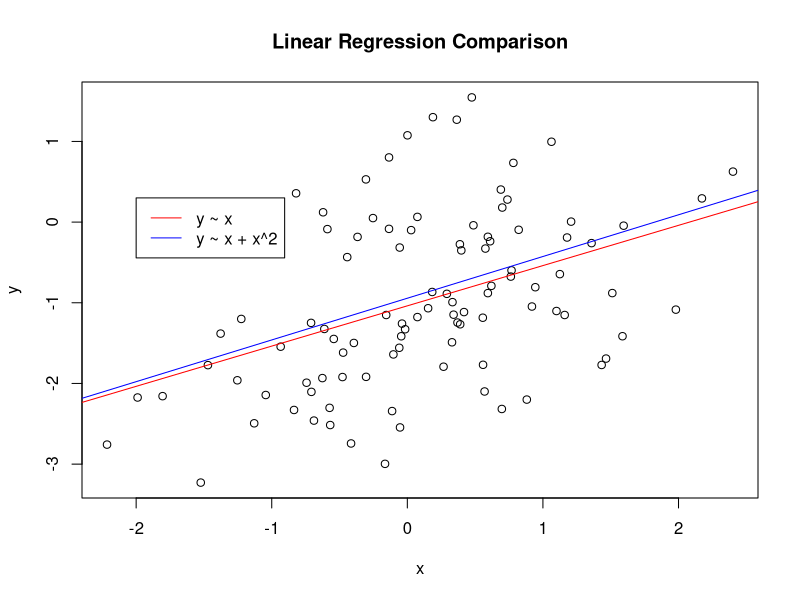
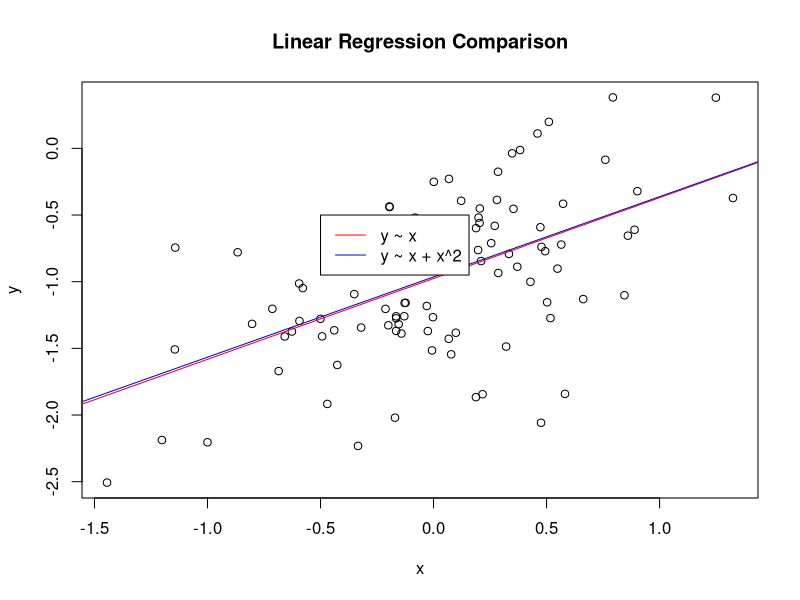
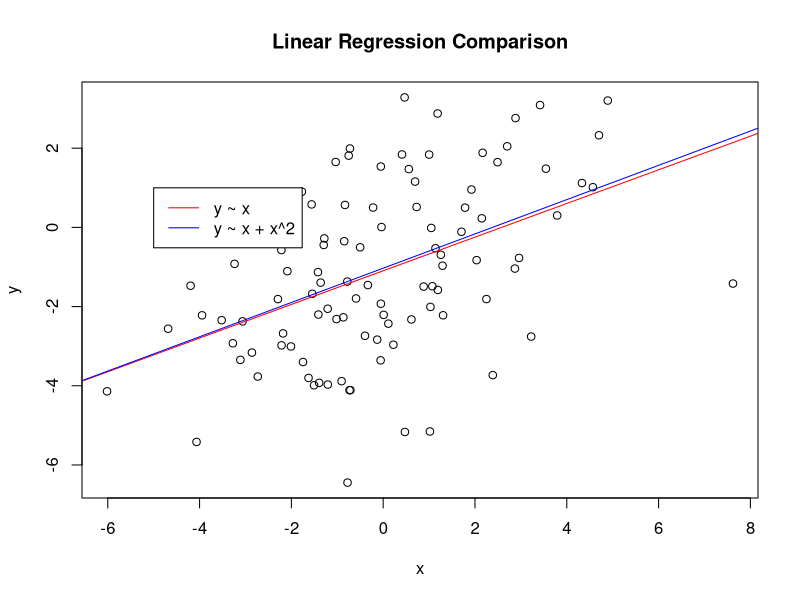

Here is the R script that generated these plots, in order:
set.seed(1)

# Define functions
# ======================================================================

simulate.data = function(n, mean, sd) {
  x = rnorm(n = n, mean = mean, sd = sd)
  eps = rnorm(n = n, mean = mean, sd = sd)
  
  y = -1 + 0.5*x + eps # true f
  summary(y)
  
  return(data.frame(x, y))
}

compare.models = function(x, y, legX = -2, legY = 0) {
  # X vs Y has a positive correlation
  plot(x, y, main = "Linear Regression Comparison")
  
  # Fit least squares model
  lm.fit = lm(y ~ x) # estimated f
  print("Without quadratic term")
  print(summary(lm.fit))
  print("Confidence interval:")
  print(confint(lm.fit))
  abline(lm.fit, col = "red")
  
  print("=======================================================================")
  
  # Fit using quadratic term
  lm.fit2 = lm(y ~ x + I(x^2))
  print("With quadratic term")
  print(summary(lm.fit2))
  print("Confidence interval:")
  print(confint(lm.fit2))
  abline(lm.fit2, col = "blue")
 
  legend(legX, legY, legend = c("y ~ x", "y ~ x + x^2"), lty = c(1), col = c("red", "blue"))
}

# ======================================================================

# Compare linear regression models
data = simulate.data(n = 100, mean = 0, sd = 1)
x = data$x
y = data$y
print("Moderate noise")
compare.models(x, y, legX = -2, legY = 0.3)

# Compare models with less noise present
data = simulate.data(n = 100, mean = 0, sd = 0.5)
x = data$x
y = data$y
print("Less noise")
compare.models(x, y, -0.5, -.5)

# Compare models with more noise present
data = simulate.data(n = 100, mean = 0, sd = 2)
x = data$x
y = data$y
print("More noise")
compare.models(x, y, -5, 1)

